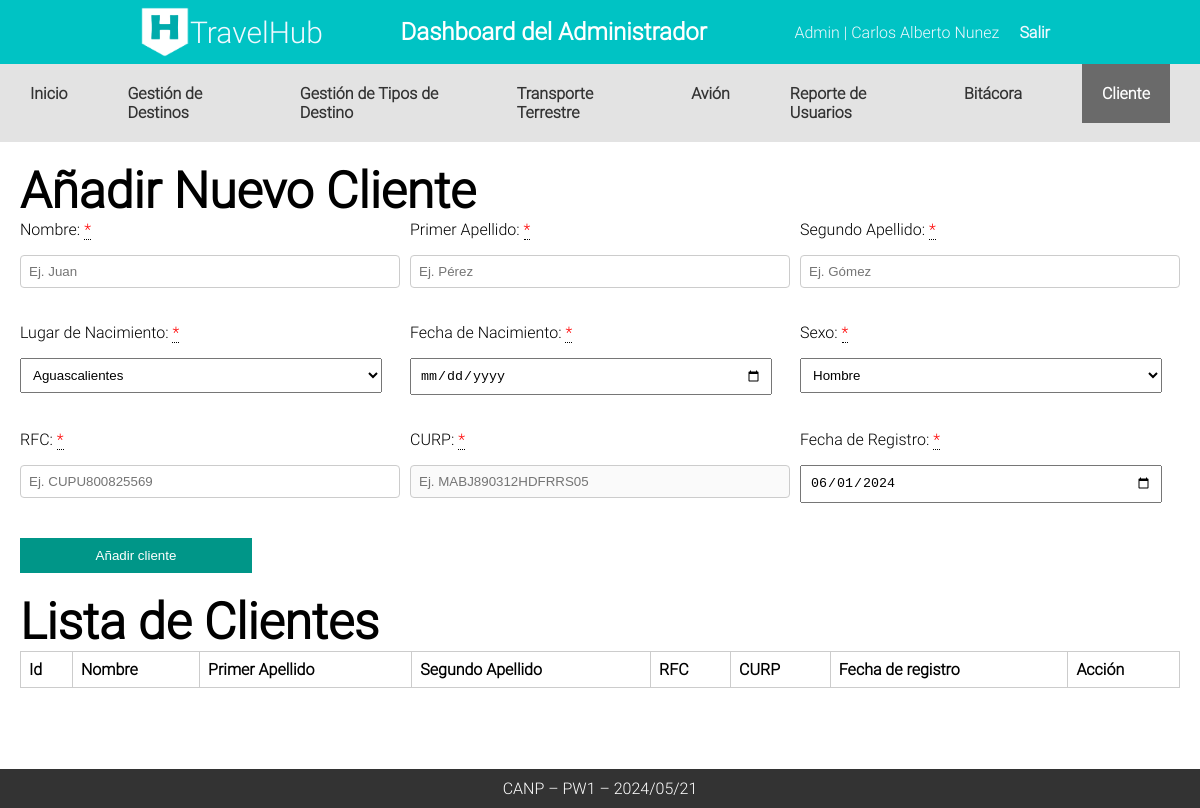
The app's page /Admin/CANP_Cliente (signed in), older data.
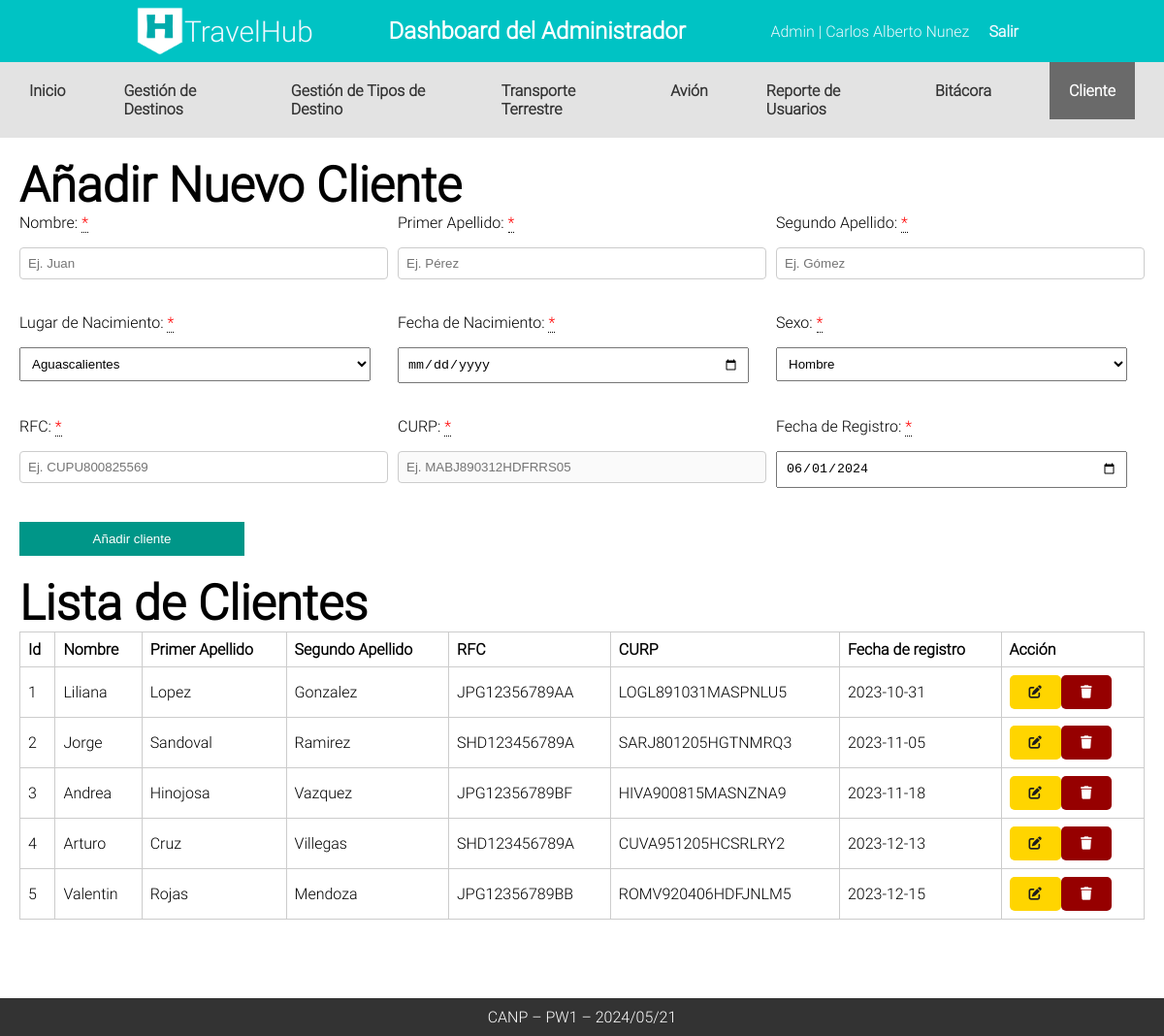
The same page, newer data.
### tables this page shows
CREATE TABLE `tblcliente` (
  `id_cliente` int(11) NOT NULL,
  `nombre` varchar(255) NOT NULL,
  `primer_apellido` varchar(255) NOT NULL,
  `segundo_apellido` varchar(255) DEFAULT NULL,
  `lugarNacimiento` varchar(255) NOT NULL,
  `fechaNacimiento` date NOT NULL,
  `sexo` varchar(1) NOT NULL,
  `RFC` varchar(13) NOT NULL,
  `CURP` varchar(18) NOT NULL,
  `fecha_registro` date NOT NULL,
  `id_rol` int(11) NOT NULL
);

### Controllers/templateCtr.php (called while the page is built)
<?php
class Template
{
    public static function templateCtr()
    {
        include 'Views/plantilla.php';
    }
}

### index.php (called while the page is built, shortened)
<?php
include_once "Controllers/templateCtr.php";
include_once "Controllers/clienteCtr.php";
include_once "Models/clienteMdl.php";
$template = new Template();
$template->templateCtr();

### Models/clienteMdl.php (called while the page is built, shortened)
<?php
class ClienteMdl {
public static function canp_leer_clientes_mdl() {
    try {
        $db = Conexion::conectar();
        $sql = "SELECT * FROM tblcliente";
        $stmt = $db->prepare($sql);
        $stmt->execute();
        return $stmt->fetchAll();
    } catch (PDOException $e) {
        return "Error al leer datos del cliente: " . $e->getMessage();
    }
}
}

### Controllers/clienteCtr.php (called while the page is built, shortened)
<?php
class ClienteCtr {
    public static function canp_leer_clientes_ctr() {
        $respuesta = ClienteMdl::canp_leer_clientes_mdl();
        return $respuesta;
    }
}

### Admin/CANP_Cliente.php (the view, shortened to what the changed rows need)
<?php
include 'Components/cabeceraAdmin.php';
?>
    <div class="contenedor">
        <h2>Añadir Nuevo Cliente</h2>
        <h2>Lista de Clientes</h2>
        <table class="tblClientes">
        <thead>
            <tr>
                <th>Id</th>
                <th>Nombre</th>
                <th>Primer Apellido</th>
                <th>Segundo Apellido</th>
                <th>RFC</th>
                <th>CURP</th>
                <th>Fecha de registro</th>
                <th>Acción</th>
            </tr>
        </thead>
        <tbody>
            <?php
            $clientes = ClienteCtr::canp_leer_clientes_ctr();
            foreach ($clientes as $key => $cliente) {
                echo '
                <tr>
                <td>'.($key+1).'</td>
                <td>'.$cliente["nombre"].'</td>
                <td>'.$cliente["primer_apellido"].'</td>
                <td>'.$cliente["segundo_apellido"].'</td>
                <td>'.$cliente["RFC"].'</td>
                <td>'.$cliente["CURP"].'</td>
                <td>'.$cliente["fecha_registro"].'</td>
                <td>
                    <button btnEditarCliente="'.$cliente["id_cliente"].'" class="edit btn-edit warning btnEditarCliente"> <i class="fa-solid fa-pen-to-square"></i></a>
                    <button eliminarCliente="'.$cliente["id_cliente"].'" class="delete eliminarCliente"><i class="fa-solid fa-trash"></i></button>
                </td>
            </tr>
                ';
            }
            ?>
        </tbody>
    </table>
</body>
</html>

Row changes from the older to the newer data that the page shows:
added tblcliente: nombre "Liliana", primer_apellido "Lopez", segundo_apellido "Gonzalez", RFC "JPG12356789AA", CURP "LOGL891031MASPNLU5", fecha_registro "2023-10-31"
added tblcliente: nombre "Jorge", primer_apellido "Sandoval", segundo_apellido "Ramirez", RFC "SHD123456789A", CURP "SARJ801205HGTNMRQ3", fecha_registro "2023-11-05"
added tblcliente: nombre "Andrea", primer_apellido "Hinojosa", segundo_apellido "Vazquez", RFC "JPG12356789BF", CURP "HIVA900815MASNZNA9", fecha_registro "2023-11-18"
added tblcliente: nombre "Arturo", primer_apellido "Cruz", segundo_apellido "Villegas", RFC "SHD123456789A", CURP "CUVA951205HCSRLRY2", fecha_registro "2023-12-13"
added tblcliente: nombre "Valentin", primer_apellido "Rojas", segundo_apellido "Mendoza", RFC "JPG12356789BB", CURP "ROMV920406HDFJNLM5", fecha_registro "2023-12-15"
